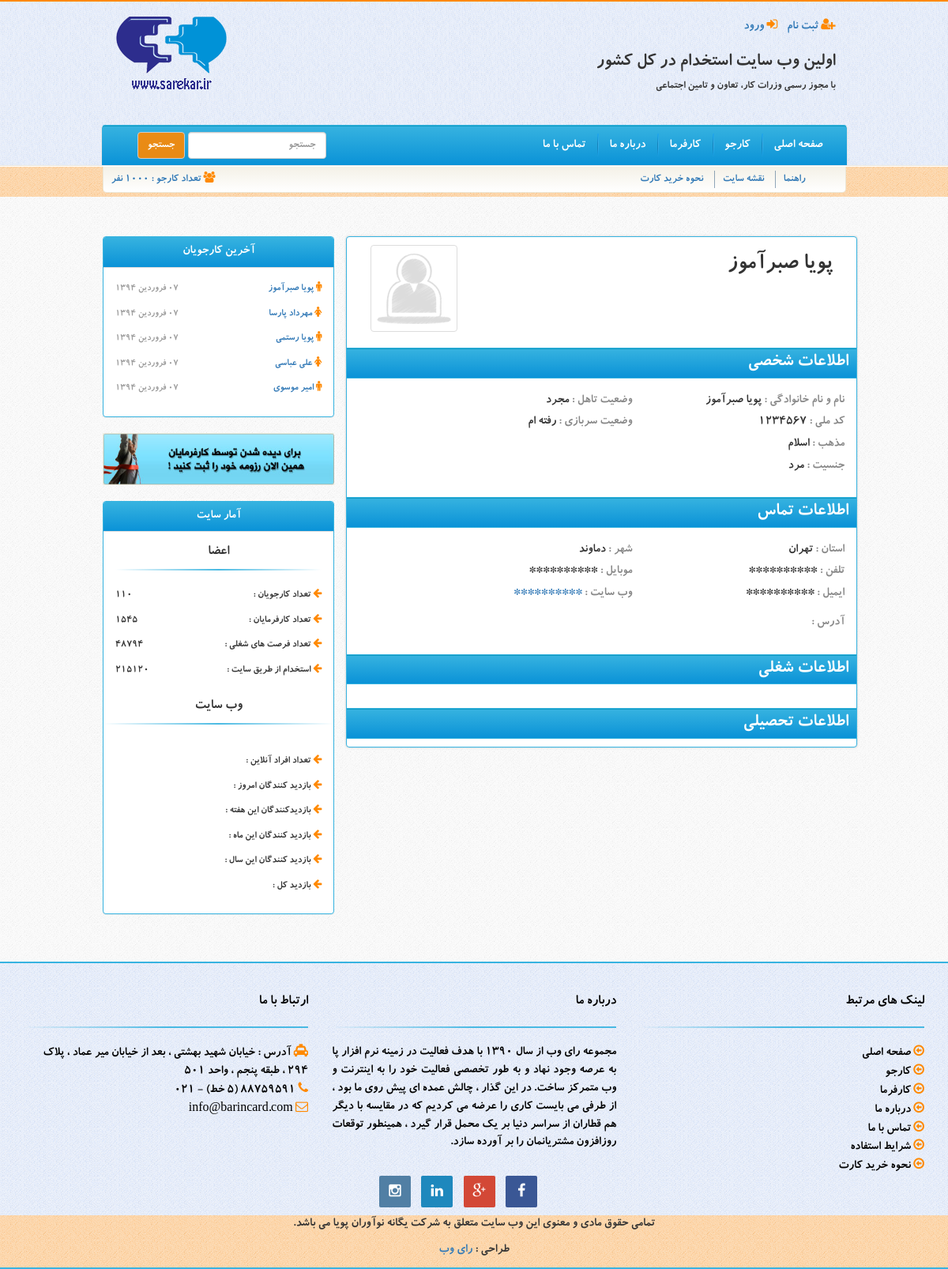
The app's page /?page=profile&id=1 with its own data.
### tables this page shows
CREATE TABLE IF NOT EXISTS `users` (
  `id` int(11) NOT NULL AUTO_INCREMENT,
  `activation_code` int(11) NOT NULL,
  `first_name` varchar(250) NOT NULL,
  `last_name` varchar(250) NOT NULL,
  `melli_code` varchar(250) NOT NULL,
  `password` varchar(250) NOT NULL,
  `religion` varchar(250) NOT NULL,
  `gender` varchar(250) NOT NULL,
  `soldiering_state` varchar(250) NOT NULL,
  `marriage_state` varchar(250) NOT NULL,
  `picture` varchar(250) NOT NULL,
  `birthday` bigint(20) NOT NULL,
  `mobile` varchar(250) NOT NULL,
  `tel` varchar(250) NOT NULL,
  `address` text NOT NULL,
  `email` varchar(250) NOT NULL,
  `website` varchar(250) NOT NULL,
  `job_state` varchar(250) NOT NULL,
  `job_kind` varchar(255) NOT NULL,
  `salary` varchar(255) NOT NULL,
  `province_id_2` int(11) NOT NULL,
  `city_id` int(11) NOT NULL,
  `about_me` text NOT NULL,
  `register_date` bigint(20) NOT NULL,
  PRIMARY KEY (`id`),
  UNIQUE KEY `activation_code` (`activation_code`)
);

CREATE TABLE IF NOT EXISTS `city` (
  `id` int(11) NOT NULL AUTO_INCREMENT,
  `name` varchar(64) NOT NULL,
  `province` int(11) NOT NULL,
  PRIMARY KEY (`id`)
);

CREATE TABLE IF NOT EXISTS `province` (
  `id` int(10) unsigned NOT NULL AUTO_INCREMENT,
  `name` varchar(64) NOT NULL,
  PRIMARY KEY (`id`)
);

### core/jdf.php (called while the page is built, shortened)
<?php
function jdate($format,$timestamp='',$none='',$time_zone='Asia/Tehran',$tr_num='fa'){
 $T_sec=0;
 $ts=$T_sec+(($timestamp=='' or $timestamp=='now')?time():tr_num($timestamp));
 $date=explode('_',date('H_i_j_n_O_P_s_w_Y',$ts));
 list($j_y,$j_m,$j_d)=gregorian_to_jalali($date[8],$date[3],$date[2]);
 $sl=strlen($format);
 $out='';
 for($i=0; $i<$sl; $i++){
  $sub=substr($format,$i,1);
  switch($sub){
	case'd':
	$out.=($j_d<10)?'0'.$j_d:$j_d;
	break;
	case'F':
	$out.=jdate_words(array('mm'=>$j_m),' ');
	break;
	case'Y':
	$out.=$j_y;
	break;
	default:$out.=$sub;
  }
 }
 return($tr_num!='en')?tr_num($out,'fa','.'):$out;
}
function tr_num($str,$mod='en',$mf='٫'){
 $num_a=array('0','1','2','3','4','5','6','7','8','9','.');
 $key_a=array('۰','۱','۲','۳','۴','۵','۶','۷','۸','۹',$mf);
 return($mod=='fa')?str_replace($num_a,$key_a,$str):str_replace($key_a,$num_a,$str);
}
function jdate_words($array,$mod=''){
 foreach($array as $type=>$num){
  $num=(int)tr_num($num);
  switch($type){
	case'mm':
	$key=array
	('فروردین','اردیبهشت','خرداد','تیر','مرداد','شهریور','مهر','آبان','آذر','دی','بهمن','اسفند');
	$array[$type]=$key[$num-1];
	break;
  }
 }
 return($mod=='')?$array:implode($mod,$array);
}
function gregorian_to_jalali($g_y,$g_m,$g_d,$mod=''){
	$g_y=tr_num($g_y); $g_m=tr_num($g_m); $g_d=tr_num($g_d);
 $d_4=$g_y%4;
 $g_a=array(0,0,31,59,90,120,151,181,212,243,273,304,334);
 $doy_g=$g_a[(int)$g_m]+$g_d;
 $d_33=(int)((($g_y-16)%132)*.0305);
 $a=($d_33==3 or $d_33<($d_4-1) or $d_4==0)?286:287;
 $b=(($d_33==1 or $d_33==2) and ($d_33==$d_4 or $d_4==1))?78:(($d_33==3 and $d_4==0)?80:79);
 if($doy_g>$b){
  $jy=$g_y-621; $doy_j=$doy_g-$b;
 }else{
  $jy=$g_y-622; $doy_j=$doy_g+$a;
 }
 if($doy_j<187){
  $jm=(int)(($doy_j-1)/31); $jd=$doy_j-(31*$jm++);
 }else{
  $jm=(int)(($doy_j-187)/30); $jd=$doy_j-186-($jm*30); $jm+=7;
 }
 return($mod=='')?array($jy,$jm,$jd):$jy.$mod.$jm.$mod.$jd;
}

### include/profile/contact_info.php (the view, shortened to what this page needs)
<?php
	$contact_info_query = " SELECT users.mobile,users.website,users.tel,users.email,users.address,city.name AS city_name , province.name AS province_name FROM `users` INNER JOIN city ON users.city_id = city.id INNER JOIN
							province ON city.province = province.id WHERE users.id = '$user_id' LIMIT 1 ; " ;
	$contact_info_result = mysqli_query($connection,$contact_info_query);
	$contact_info_row = mysqli_fetch_assoc($contact_info_result);
	if($visit){
		$contact_info_row['mobile'] = substr_replace($contact_info_row['mobile'],'**********',0);
		$contact_info_row['tel'] = substr_replace($contact_info_row['tel'],'**********',0);
		$contact_info_row['email'] = substr_replace($contact_info_row['email'],'**********',0);
		$contact_info_row['website'] = substr_replace($contact_info_row['website'],'**********',0);
		}
?>
<div class="row">
        <h3 class="title">اطلاعات تماس</h3>
         <div class="col-sm-2" style="padding-left:0 !important">
        </div>
        <div class="col-sm-5">
        	<h4 class="title-info">شهر : <span class="detail"><?php echo $contact_info_row['city_name']; ?></span></h4>
            <h4 class="title-info">موبایل : <span class="detail"><?php echo $contact_info_row['mobile']; ?></span></h4>
            <h4 class="title-info">وب سایت : <span class="detail"><a target="_blank" href="<?php echo $contact_info_row['website']; ?>"><?php echo $contact_info_row['website']; ?></a></span></h4>
        </div>
        <div class="col-sm-5">
          <h4 class="title-info">استان : <span class="detail"><?php echo $contact_info_row['province_name']; ?></span></h4>
          <h4 class="title-info">تلفن : <span class="detail"><?php echo $contact_info_row['tel']; ?></span></h4>
          <h4 class="title-info">ایمیل : <span class="detail"><?php echo $contact_info_row['email']; ?></span></h4>
 		</div>
        <div class="col-xs-12">
        	<h4 class="title-info">آدرس : <span class="detail"><?php echo $contact_info_row['address']; ?></span></h4>
        </div>
</div>

### include/profile.php (shortened to what this page needs)
<?php
	if(isset($_GET['id'])){
		$user_id = $_GET['id'];
		$visit = true;
	}else{
		$user_id = $_SESSION['active_user_id'];
		$visit = false;
		}
	$users_fetch_query = " SELECT * FROM `users` WHERE `id` = '$user_id' LIMIT 1 ; " ;
	$users_fetch_result = mysqli_query($connection,$users_fetch_query);
	$users_fetch_row = mysqli_fetch_assoc($users_fetch_result);
?>
<div class="home">
	<?php include 'left_nav.php'; ?>
	<div class="col-md-8 profile">
    	<div class="col-sm-3 img-personaly" dir="ltr">
        <?php
		if($users_fetch_row['picture']){
        	echo "<img src='images/personaly/$users_fetch_row[picture]' class='img-responsive img-thumbnail' style='margin:auto'>";
		}else{
			echo "<img src='images/personaly/profile.png' class='img-responsive img-thumbnail' style='margin:auto'>";
			}
		?>
        </div>
        <div class="col-sm-9">
        	<h2><?php echo $users_fetch_row['first_name'].' '.$users_fetch_row['last_name']; ?></h2>
        </div>
        <div class="clearfix"></div>
            <?php include 'profile/user_info.php'; ?>
            <?php include 'profile/contact_info.php'; ?>
            <?php include 'profile/job_info.php'; ?>
            <?php include 'profile/education_info.php'; ?>
</div>
</div>

### include/left_nav.php
<?php
	$last_users = '';
	$last_users_query = " SELECT * FROM `users` LIMIT 5 ; " ;
	$last_users_result = mysqli_query($connection,$last_users_query);
	while($last_users_row = mysqli_fetch_assoc($last_users_result)){
		$gender = 'male';
		if($last_users_row['gender'] == 'زن'){
		$gender = 'female';
			}
			$last_users_row['register_date'] = jdate("d F Y" , $last_users_row['register_date']);
			$last_users .= "<p><i class='fa fa-$gender'></i><a href='?page=profile&id=$last_users_row[id]'> $last_users_row[first_name] $last_users_row[last_name] </a>
							</p><p align='left'>$last_users_row[register_date]</p>";
		}
?>
<div class="col-md-4">
    	<div class="panel panel-default border">
          <div class="panel-heading">
            <h3 class="panel-title text-center">آخرین کارجویان</h3>
          </div>
          <div class="panel-body last-user">
            <?php echo $last_users; ?>
          </div>
        </div>
        <div>
        <img src="images/sidebar1.jpg" class="img-responsive">
        </div>
        <div class="panel panel-default stat border">
          <div class="panel-heading">
            <h2 class="panel-title text-center">آمار سایت</h2>
          </div>
          <div class="panel-body">
          	<h4 class="text-center">اعضا</h4>
            <hr class="hr-light">
            <p><i class="fa fa-arrow-left"></i> تعداد کارجویان : </p><p align="left">110</p>
            <p><i class="fa fa-arrow-left"></i> تعداد کارفرمایان :  </p><p align="left">1545</p>
            <p><i class="fa fa-arrow-left"></i> تعداد فرصت های شغلی :  </p><p align="left">48794</p>
            <p><i class="fa fa-arrow-left"></i> استخدام از طریق سایت :  </p><p align="left">215120</p>
          </div>
           <h4 class="text-center">وب سایت</h4>
            <hr class="hr-light">
          <div class="panel-body">
            <p><i class="fa fa-arrow-left"></i> تعداد افراد آنلاین :</p><p align="left"><?php echo $online; ?></p>
            <p><i class="fa fa-arrow-left"></i> بازدید کنندگان امروز :  </p><p align="left"><?php echo $day; ?></p>
            <p><i class="fa fa-arrow-left"></i> بازدیدکنندگان این هفته :  </p><p align="left"><?php echo $week; ?></p>
            <p><i class="fa fa-arrow-left"></i> بازدید کنندگان این ماه :  </p><p align="left"><?php echo $month; ?></p>
            <p><i class="fa fa-arrow-left"></i> بازدید کنندگان این سال :  </p><p align="left"><?php echo $year; ?></p>
            <p><i class="fa fa-arrow-left"></i> بازدید کل :  </p><p align="left"><?php echo $all; ?></p>
          </div>
        </div>
    </div>

### include/profile/user_info.php (shortened to what this page needs)
<div class="row">
            <h3 class="title">اطلاعات شخصی</h3>
            <div class="col-sm-2" style="padding-left:0 !important">
            </div>
            <div class="col-sm-5">
                <h4 class="title-info">وضعیت تاهل : <span class="detail"><?php echo $users_fetch_row['marriage_state']; ?></span></h4>
                <h4 class="title-info">وضعیت سربازی : <span class="detail"><?php echo $users_fetch_row['soldiering_state']; ?></span></h4>
            </div>
            <div class="col-sm-5">
              <h4 class="title-info">نام و نام خانوادگی : <span class="detail"><?php echo $users_fetch_row['first_name'].' '.$users_fetch_row['last_name']; ?></span></h4>
              <h4 class="title-info">کد ملی : <span class="detail"><?php echo $users_fetch_row['melli_code']; ?></span></h4>
              <h4 class="title-info">مذهب : <span class="detail"><?php echo $users_fetch_row['religion']; ?></span></h4>
              <h4 class="title-info">جنسیت : <span class="detail"><?php echo $users_fetch_row['gender']; ?></span></h4>
            </div>
</div>

### css/custom.css (style rules this page uses)
body { font-family:koodak; direction:rtl; font-size:16px; background-image:url(../images/body-bg.png); }
.panel-default > .panel-heading { background: linear-gradient(to bottom, #37b3e0 0px, #0a92d7 100%) repeat scroll 0 0 transparent; }
.stat { margin-top:20px; }
.stat p { display:inline-block; width:50%; }
.panel-title { color:#fff; }
.last-user p { display:inline-block; width:50%; }
.last-user p[align=left] { color:#999; font-size:12px; }
.home { margin-top:50px; }
.hr-light { border: 0 !important; height: 1.9px !important; background-image: -webkit-linear-gradient(left, rgba(55,179,224,0), rgba(55,179,224,0.9), rgba(55,179,224,0.0)) !important; background-image: -moz-linear-gradient(left, rgba(55,179,224,0), rgba(55,179,224,0.9), rgba(55,179,224,0.0)) !important; background-image: -ms-linear-gradient(left, rgba(55,179,224,0), rgba(55,179,224,0.9), rgba(55,179,224,0.0)) !important; background-image: -o-linear-gradient(left, rgba(55,179,224,0), rgba(55,179,224,0.9), rgba(55,179,224,0.0)) !important; }
.panel p { font-size:13px; }
.stat hr { margin-top:2px; }
.stat h4 { margin-top:2px; }
.fa { color:#ff8900 }
.profile { border: 1px solid #36B3E0; box-shadow:0 0 3px #ccc; border-radius:4px; background-color:#fff; }
h3.title { padding:5px 10px 5px 0; width: 100%; color:#fff; border-top: 1px solid #36B3E0; border-bottom:1px solid #36B3E0; box-shadow: 0px 1px 0px #1099C0 inset; background: linear-gradient(to bottom, #37B3E0 0px, #0A92D7 100%) repeat scroll 0% 0% transparent; }
.detail { font-size:16px; color:#333 !important; }
.img-personaly { padding-top:10px; }
.border { border: 1px solid #36B3E0; }
h4.title-info { color:#888 !important; font-size:16px !important; }

### records on screen
users: first_name "پویا", last_name "صبرآموز", last_users_row "۰۷ فروردین ۱۳۹۴", marriage_state "مجرد", soldiering_state "رفته ام", melli_code "1234567", religion "اسلام", gender "مرد", city.name "دماوند", province.name "تهران"
users: first_name "مهرداد", last_name "پارسا", last_users_row "۰۷ فروردین ۱۳۹۴"
users: first_name "پویا", last_name "رستمی", last_users_row "۰۷ فروردین ۱۳۹۴"
users: first_name "علی", last_name "عباسی", last_users_row "۰۷ فروردین ۱۳۹۴"
users: first_name "امیر", last_name "موسوی", last_users_row "۰۷ فروردین ۱۳۹۴"

### other values on screen
$contact_info_row['mobile'] "**********"
$contact_info_row['website'] "**********"
$contact_info_row['tel'] "**********"
$contact_info_row['email'] "**********"
